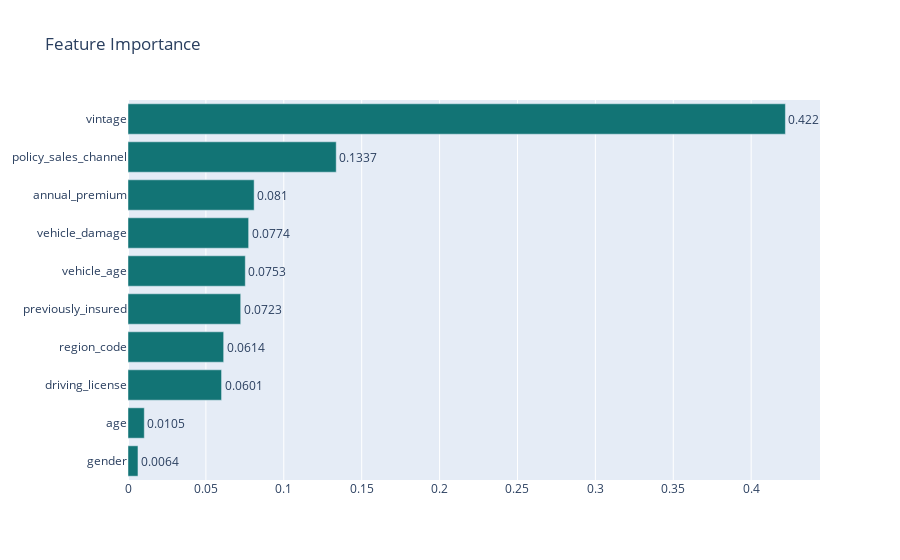

The notebook cell this image was saved under:
### Code cell
# Feature Importance für den Trainingsdatensatz plotten
#Feature Importance in einem Data Frame ablegen und absteigend nach den höchsten Werten sortieren 
feature_importances=pd.DataFrame({'features':X_train.columns,'feature_importance':fit_bt.feature_importances_})
feature_importances.sort_values('feature_importance',ascending=False)

# Bar Chart erstellen 
fig = go.Figure(go.Bar(
            x=feature_importances['feature_importance'].sort_values(ascending=True),
            y=X_train.columns,
            text=round(feature_importances['feature_importance'].sort_values(ascending=True), 4),
            marker_color= 'rgb(18,116,117)',
            orientation='h'))

fig.update_traces(textposition='outside')
fig.update_layout(title_text = 'Feature Importance')
fig.show()

### Figure 1 — Plotly figure (JSON) as saved in the notebook; plotly's stock layout.template omitted (floating-point values rounded to 4 significant figures)
{"data": [{"marker": {"color": "rgb(18,116,117)"}, "orientation": "h", "text": [0.0064, 0.0105, 0.0601, 0.0614, 0.0723, 0.0753, 0.0774, 0.081, 0.1337, 0.422], "textposition": "outside", "type": "bar", "x": [0.0064, 0.01046, 0.06006, 0.06141, 0.07234, 0.07529, 0.07744, 0.08097, 0.1337, 0.422], "y": ["gender", "age", "driving_license", "region_code", "previously_insured", "vehicle_age", "vehicle_damage", "annual_premium", "policy_sales_channel", "vintage"]}], "layout": {"title": {"text": "Feature Importance"}}}
